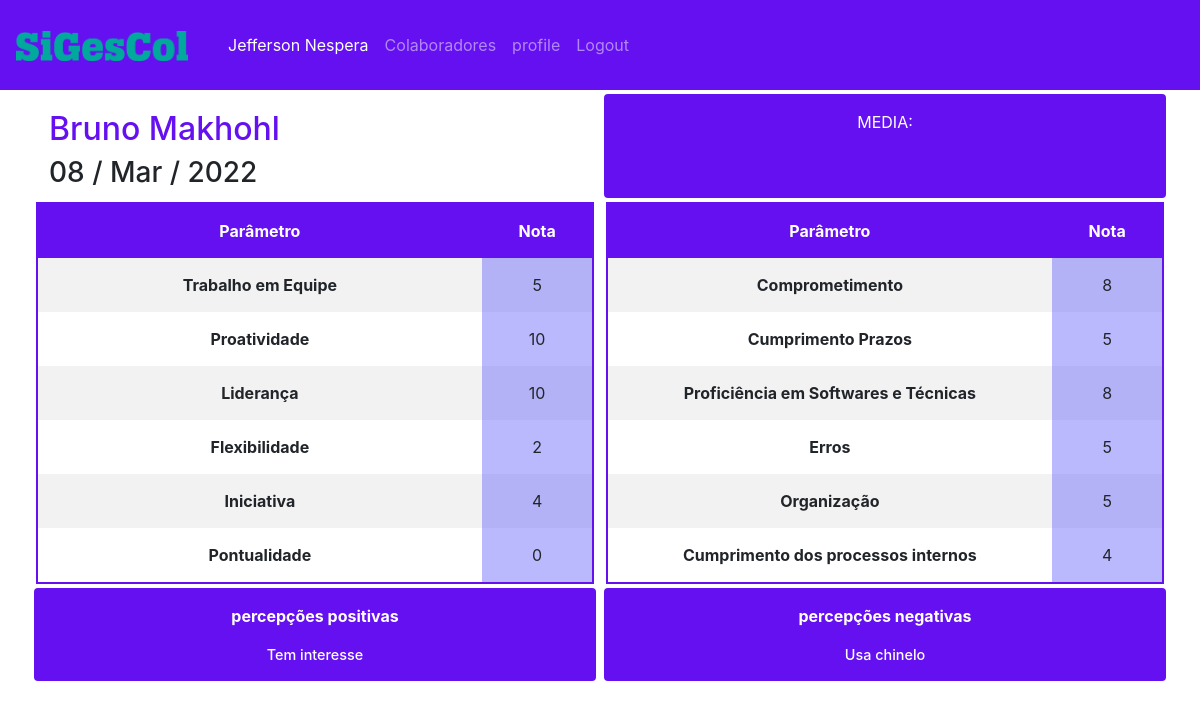
The page /avaliation/user_aval/1/detail/ (signed in) on the database its author committed.
### aval/models.py (models this page shows, shortened)
class Avaliation(models.Model):
    notas = ((0, '0'), (1, '1'), (2, '2'), (3, '3'), (4, '4'), (5, '5'),
             (6, '6'), (7, '7'), (8, '8'), (9, '9'), (10, '10'))
    user = models.ForeignKey(User, on_delete=models.CASCADE)
    tee = models.IntegerField('trabalho em equipe', choices=notas, default='0', blank=False, null=False)
    pro = models.IntegerField('proatividade', choices=notas, default='0', blank=False, null=False)
    lid = models.IntegerField('liderança', choices=notas, default='0', blank=False, null=False)
    fle = models.IntegerField('flexibilidade', choices=notas, default='0', blank=False, null=False)
    ini = models.IntegerField('iniciativa', choices=notas, default='0', blank=False, null=False)
    pon = models.IntegerField('pontualidade', choices=notas, default='0', blank=False, null=False)
    com = models.IntegerField('comprometimento', choices=notas, default='0', blank=False, null=False)
    cup = models.IntegerField('cumprir prazos', choices=notas, default='0', blank=False, null=False)
    pst = models.IntegerField('proficiência em softwares e técnicas', choices=notas, default='0',
                              blank=False, null=False)
    err = models.IntegerField('erros', choices=notas, default='0', blank=False, null=False)
    org = models.IntegerField('organização', choices=notas, default='0', blank=False, null=False)
    cpi = models.IntegerField('cumprimento dos processos internos', choices=notas, default='0', blank=False, null=False)
    p_pos = models.TextField('percepções positivas', max_length=200, blank=True, null=False)
    p_neg = models.TextField('percepções negativas', max_length=200, blank=True, null=False)
    date_posted = models.DateTimeField(default=timezone.now, editable=False)
    class Meta:
        verbose_name_plural = 'Avaliações'
        verbose_name = 'Avaliação'

### aval/views.py (the view)
# urls.py: path('user_aval/<int:pk>/detail/', UserAvalDetailView.as_view(), name='user-aval-detail'),
class UserAvalDetailView(LoginRequiredMixin, DetailView):
    context = {
        'ua_detail': Avaliation.objects.all()
    }
    model = Avaliation
    context_object_name = 'ua_detail'
    template_name = 'user_aval_detail.html'

### aval/templates/user_aval_detail.html (shortened to what this page needs)
{% extends "base.html" %}
{% load crispy_forms_tags %}
{% block content %}
<div class="container">
    <div class="media-body">
        <div class="row">
            <div class="col-sm m-1">
                <a href="{{ url  }}">
                    <h2 class="account-heading indigo-text mt-3">{{ua_detail.user.first_name}} {{ua_detail.user.last_name}}</h2>
                </a>
                <h3>{{ ua_detail.date_posted|date:'d / M / Y' }}</h3>
            </div>
            <div class="col-sm rounded indigo m-1 text-center">
                <p class="text-white mt-3">MEDIA:</p>
            </div>
        </div>
    </div>
    <div class="row text-center">
        <table class="table-striped rounded table-indigo">
            <thead>
                <tr>
                    <th scope="col" class="indigo text-white">Parâmetro</th>
                    <th scope="col" class="indigo text-white">Nota</th>
                </tr>
            </thead>
            <tbody>
                <tr>
                    <th scope="row">Trabalho em Equipe</th>
                    <td>{{ ua_detail.tee }}</td>
                </tr>
                <tr>
                    <th scope="row">Proatividade</th>
                    <td>{{ ua_detail.pro }}</td>
                </tr>
                <tr>
                    <th scope="row">Liderança</th>
                    <td>{{ ua_detail.lid }}</td>
                </tr>
                <tr>
                    <th scope="row">Flexibilidade</th>
                    <td>{{ ua_detail.fle }}</td>
                </tr>
                <tr>
                    <th scope="row">Iniciativa</th>
                    <td>{{ ua_detail.ini }}</td>
                </tr>
                <tr>
                    <th scope="row">Pontualidade</th>
                    <td>{{ ua_detail.pon }}</td>
                </tr>
            </tbody>
        </table>
        <table class="table-striped rounded table-indigo">
            <thead>
                <tr>
                    <th scope="col" class="indigo text-white">Parâmetro</th>
                    <th scope="col" class="indigo text-white">Nota</th>
                </tr>
            </thead>
            <tbody>
                <tr>
                    <th scope="row">Comprometimento</th>
                    <td>{{ ua_detail.com }}</td>
                </tr>
                <tr>
                    <th scope="row">Cumprimento Prazos</th>
                    <td>{{ ua_detail.cup }}</td>
                </tr>
                <tr>
                    <th scope="row">Proficiência em Softwares e Técnicas</th>
                    <td>{{ ua_detail.pst }}</td>
                </tr>
                <tr>
                    <th scope="row">Erros</th>
                    <td>{{ ua_detail.err }}</td>
                </tr>
                <tr>
                    <th scope="row">Organização</th>
                    <td>{{ ua_detail.org }}</td>
                </tr>
                <tr>
                    <th scope="row">Cumprimento dos processos internos</th>
                    <td>{{ ua_detail.cpi }}</td>
                </tr>
            </tbody>
        </table>
    </div>
    <div class="row text-center">
        <div class="col-sm rounded indigo m-1">
            <p class="text-white mt-3"><strong>percepções positivas</strong></p>
            <p class="text-white nota">{{ ua_detail.p_pos }}</p>
        </div>
        <div class="col-sm rounded indigo m-1">
            <p class="text-white mt-3"><strong>percepções negativas</strong></p>
            <p class="text-white nota">{{ ua_detail.p_neg }}</p>
        </div>
    </div>
</div>
{% endblock %}

### core/templates/base.html (shortened to what this page needs)
{% load static %}
<!doctype html>
<html lang="pt">
    <head>
        <link rel="stylesheet" href="https://cdn.jsdelivr.net/npm/bootstrap@4.6.1/dist/css/bootstrap.min.css">
        <link rel="stylesheet" type="text/css" href="{% static '/css/style.css' %}">
    </head>
    <body>
        <nav class="navbar navbar-expand-lg indigo navbar-dark py-4">
            <a class="navbar-brand" href="{% url 'home' %}">
                <img src="{% static 'img/logo.png' %}" height="30">
            </a>
            <div class="collapse navbar-collapse" id="navbarNav">
                <div class="navbar-nav ml-2">
                    {% if user.is_authenticated %}
                    <span class="nav-item nav-link text-white" >{{ user.first_name }} {{ user.last_name }}</span>
                        <a class="nav-item nav-link" href="{% url 'user-list' %}">Colaboradores</a>
                        <a class="nav-item nav-link" href="{% url 'profile' %}">profile</a>
                        <a class="nav-item nav-link" href="{% url 'logout' %}">Logout</a>
                    {% else %}
                        <a class="btn btn-indigo btn-lg mr-2" href="{% url 'register' %}">Register</a>
                        <a class="btn btn-indigo btn-lg ml-2" href="{% url 'login' %}">Login</a>
                    {% endif %}
                </div>
            </div>
        </nav>
{% block content %}
{% endblock %}
    </body>
</html>

### core/static/css/style.css (style rules this page uses)
.indigo { background: #6510F1; }
table { border-radius: 150px; }
.table-indigo { margin: auto; width: 49%; border: 2px solid #6510F1; }
.table-indigo th { padding-top: 15px; padding-bottom: 15px; }
.table-indigo td { background-color: rgba(119, 117, 251, 0.5); width: 20%; }
.indigo-text { color: #6510F1; }
.nota { font-size: 0.9em; font-weight: 500; }

### rows shown on the page
Avaliation: user.first_name "Bruno", user.last_name "Makhohl", date_posted "08 / Mar / 2022", tee "5", pro "10", lid "10", fle "2", ini "4", pon "0", com "8", cup "5", pst "8", err "5", org "5", cpi "4", p_pos "Tem interesse", p_neg "Usa chinelo"

### other values the page prints
{{ user.first_name }} "Jefferson"
{{ user.last_name }} "Nespera"
